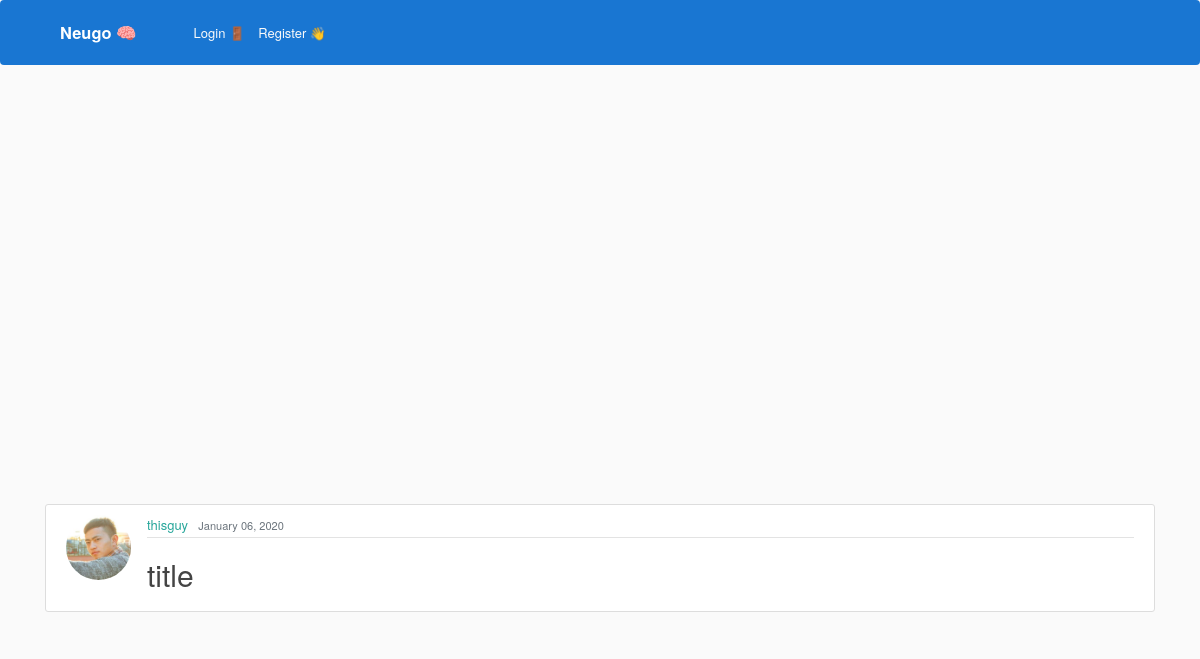
The page /post/8/ on the database its author committed.
### blog/models.py (models this page shows, shortened)
class Post(models.Model):
    objects = models.Manager()
    title = "title" #models.CharField(max_length=100)
    time_studied = models.IntegerField(default=20)
    date_posted = models.DateTimeField(default=timezone.now)
    author = models.ForeignKey(User, on_delete=models.CASCADE)

### users/models.py (models this page shows, shortened)
class Profile(models.Model):
    user = models.OneToOneField(User, on_delete=models.CASCADE)
    profile_pictures = [
        "asian_student.jpeg",
        "black_and_white_photo.jpg",
        "college_student.jpeg",
        "girl_looking_sideways.jpg",
        "nerdy_guy.jpg",
        "science_student.jpeg",
        "student_sitting_on_grass.jpg",
    ]
    for i in range(len(profile_pictures)):
        profile_pictures[i] = "potential_pics/" + profile_pictures[i]
    image = models.ImageField(
        default=random.choice(profile_pictures), upload_to="profile_pics"
    )
    wallet_points = models.BigIntegerField(default=0)
    university = models.CharField(default="", max_length=35)
    subject = models.CharField(default="", max_length=35)

### blog/views.py (the view)
# urls.py: path('post/<int:pk>/', PostDetailView.as_view(), name='post-detail'),
class PostDetailView(DetailView):
    model = Post

### blog/templates/blog/post_detail.html (shortened to what this page needs)
{% extends "blog/base.html" %}
{% block content %}
  <article class="media content-section">
    <img class="rounded-circle article-img" src="{{ object.author.profile.image.url }}">
    <div class="media-body">
      <div class="article-metadata">
        <a class="mr-2" href="{% url 'user-posts' object.author.username %}">{{ object.author }}</a>
        <small class="text-muted">{{ object.date_posted|date:"F d, Y" }}</small>
      </div>
      <h2 class="article-title">{{ object.title }}</h2>
    </div>
  </article>
{% endblock content %}

### static/blog/main1.css (style rules this page uses)
body { background: #fafafa; color: #333333; }
h1, h2, h3, h4, h5, h6 { color: #444444; }
.content-section { background: #ffffff; padding: 10px 20px; border: 1px solid #dddddd; border-radius: 3px; margin-bottom: 20px; }
.article-title { color: #444444; }
.article-img { height: 65px; width: 65px; margin-right: 16px; }
.article-metadata { padding-bottom: 1px; margin-bottom: 4px; border-bottom: 1px solid #e3e3e3 }

### static/css/timernew.css (style rules this page uses)
body { background: #fafafa; color: #333333; margin-top: 5rem; }

### rows shown on the page
Post: author.profile.image (picture), author "thisguy", date_posted "January 06, 2020", title "title"
